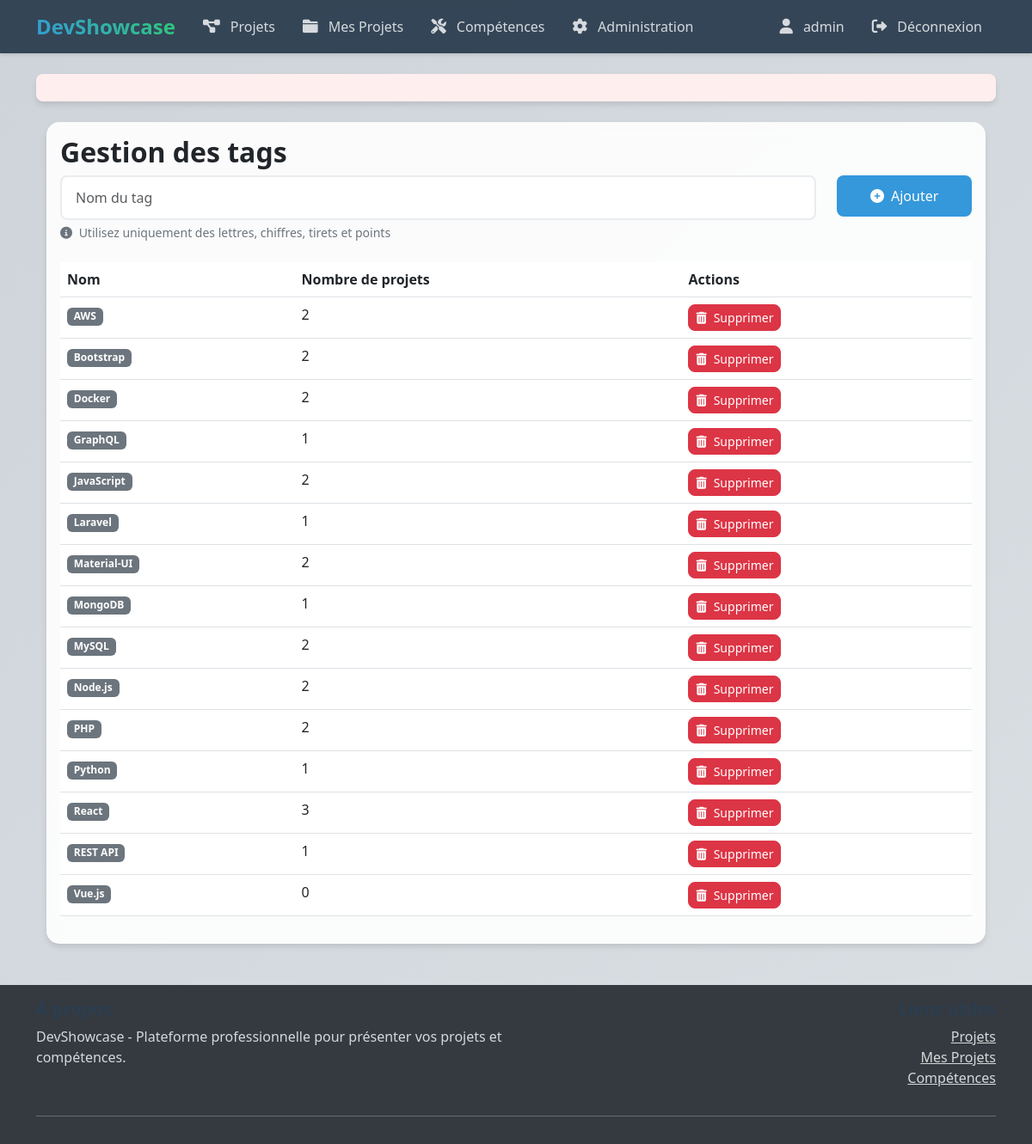
Page /admin/tags.php (signed in) on the committed database.
### tables this page shows
CREATE TABLE tags (
    id INT PRIMARY KEY AUTO_INCREMENT,
    name VARCHAR(50) NOT NULL UNIQUE,
    created_at DATETIME DEFAULT CURRENT_TIMESTAMP
);

### classes/Tag.php (called while the page is built, shortened)
<?php
class Tag {
    private $pdo;
    public function __construct(PDO $pdo) {
        $this->pdo = $pdo;
    }
    public function getAllTags(): array {
        $stmt = $this->pdo->query("SELECT * FROM tags ORDER BY name");
        return $stmt->fetchAll();
    }
    public function searchProjectsByTags(array $tagIds): array {
        $placeholders = str_repeat('?,', count($tagIds) - 1) . '?';
        $sql = "
            SELECT p.*, u.username as author, COUNT(DISTINCT pt.tag_id) as tag_matches
            FROM projects p
            JOIN users u ON p.user_id = u.id
            JOIN project_tags pt ON p.id = pt.project_id
            WHERE pt.tag_id IN ($placeholders)
            GROUP BY p.id
            HAVING tag_matches = ?
            ORDER BY p.created_at DESC
        ";
        try {
            $stmt = $this->pdo->prepare($sql);
            $params = array_merge($tagIds, [count($tagIds)]);
            $stmt->execute($params);
            return $stmt->fetchAll();
        } catch (PDOException $e) {
            return [];
        }
    }
}

### admin/tags.php (the view, shortened to what this page needs)
<?php
require_once '../config/database.php';
require_once '../classes/Tag.php';
$tag = new Tag($pdo);
$tags = $tag->getAllTags();
require_once '../includes/header.php';
?>
<div class="container mt-4">
    <div class="row">
        <div class="col-md-12">
            <div class="card">
                <div class="card-body">
                    <h2 class="card-title">Gestion des tags</h2>
                    <form method="POST" action="" class="mb-4">
                        <div class="row">
                            <div class="col-md-10">
                                <input type="text" name="name" class="form-control"
                                       placeholder="Nom du tag" required
                                       pattern="[A-Za-z0-9\-\.]+"
                                       title="Lettres, chiffres, tirets et points uniquement">
                                <div class="form-text">
                                    <i class="fas fa-info-circle me-1"></i>
                                    Utilisez uniquement des lettres, chiffres, tirets et points
                                </div>
                            </div>
                            <div class="col-md-2">
                                <button type="submit" class="btn btn-primary w-100">
                                    <i class="fas fa-plus-circle me-2"></i>Ajouter
                                </button>
                            </div>
                        </div>
                    </form>
                    <div class="table-responsive">
                        <table class="table">
                            <thead>
                                <tr>
                                    <th>Nom</th>
                                    <th>Nombre de projets</th>
                                    <th>Actions</th>
                                </tr>
                            </thead>
                            <tbody>
                                <?php foreach ($tags as $t): ?>
                                    <tr>
                                        <td>
                                            <span class="badge bg-secondary">
                                                <?php echo htmlspecialchars($t['name']); ?>
                                            </span>
                                        </td>
                                        <td>
                                            <?php
                                            $projectCount = count($tag->searchProjectsByTags([$t['id']]));
                                            echo $projectCount;
                                            ?>
                                        </td>
                                        <td>
                                            <button type="button" class="btn btn-sm btn-danger"
                                                    data-bs-toggle="modal"
                                                    data-bs-target="#deleteModal<?php echo $t['id']; ?>">
                                                <i class="fas fa-trash-alt me-2"></i>Supprimer
                                            </button>
                                        </td>
                                    </tr>
                                <?php endforeach; ?>
                            </tbody>
                        </table>
                    </div>
                </div>
            </div>
        </div>
    </div>
</div>
<?php require_once '../includes/footer.php'; ?>

### public/css/style.css (style rules this page uses)
:root { --primary-color: #2c3e50; --secondary-color: #3498db; --accent-color: #e74c3c; --background-color: #f8f9fa; --text-color: #2c3e50; --card-shadow: 0 4px 6px rgba(0, 0, 0, 0.1); --transition-speed: 0.3s; }
html, body { height: 100%; margin: 0; }
body { display: flex; flex-direction: column; min-height: 100vh; background: linear-gradient(-45deg, #f8f9fa, #e9ecef, #dee2e6, #ced4da); background-size: 400% 400%; animation: gradient 15s ease infinite; color: var(--text-color); }
.container { flex: 1 0 auto; }
.card { background: rgba(255, 255, 255, 0.9); backdrop-filter: blur(10px); border: none; border-radius: 15px; box-shadow: var(--card-shadow); transition: all var(--transition-speed) ease; }
.btn { position: relative; overflow: hidden; border-radius: 8px; transition: all var(--transition-speed) ease; font-weight: 500; }
.btn::after { content: ''; position: absolute; top: 50%; left: 50%; width: 0; height: 0; background: rgba(255, 255, 255, 0.2); border-radius: 50%; transform: translate(-50%, -50%); transition: width 0.6s ease, height 0.6s ease; }
.btn-primary { background: var(--secondary-color); border: none; padding: 0.75rem 1.5rem; }
.form-control { border: 2px solid #e9ecef; border-radius: 8px; padding: 0.75rem 1rem; transition: all var(--transition-speed) ease; }
h1, h2, h3, h4, h5, h6 { color: var(--primary-color); font-weight: 700; }
body { background-color: #f8f9fa; }
.form-text { color: #6c757d; font-size: 0.875rem; }

### rows in the picture
tags: name "AWS", projectCount "2"
tags: name "Bootstrap", projectCount "2"
tags: name "Docker", projectCount "2"
tags: name "GraphQL", projectCount "1"
tags: name "JavaScript", projectCount "2"
tags: name "Laravel", projectCount "1"
tags: name "Material-UI", projectCount "2"
tags: name "MongoDB", projectCount "1"
tags: name "MySQL", projectCount "2"
tags: name "Node.js", projectCount "2"
tags: name "PHP", projectCount "2"
tags: name "Python", projectCount "1"
tags: name "React", projectCount "3"
tags: name "REST API", projectCount "1"
tags: name "Vue.js", projectCount "0"

### other values in the picture
$_SESSION['username'] "admin"
